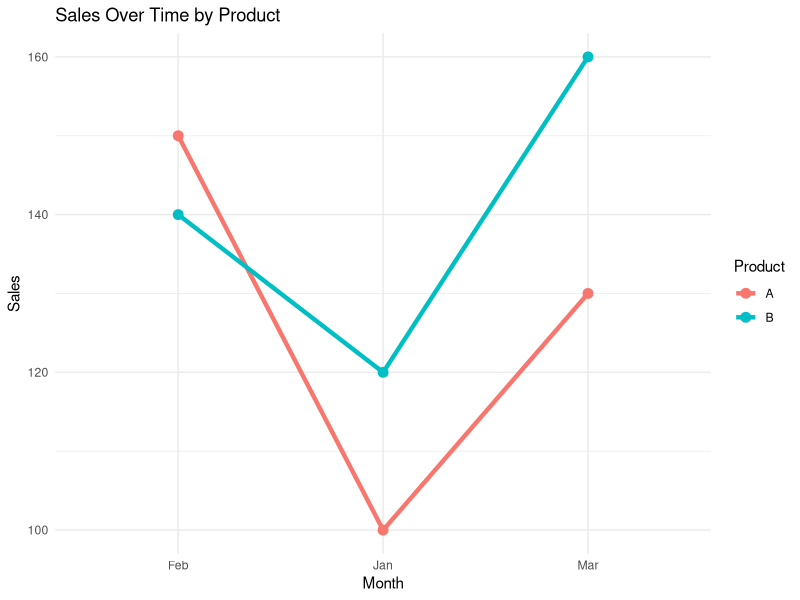

Generate this figure with R:
# Load required package
library(ggplot2)

# Create data frame
data <- data.frame(
  Month = rep(c("Jan", "Feb", "Mar"), each = 2),
  Product = rep(c("A", "B"), times = 3),
  Sales = c(100, 120, 150, 140, 130, 160)
)

# Create spaghetti plot
ggplot(data, aes(x = Month, y = Sales, group = Product, color = Product)) +
  geom_line(size = 1.5) +
  geom_point(size = 3) +
  labs(title = "Sales Over Time by Product",
       x = "Month", y = "Sales") +
  theme_minimal()